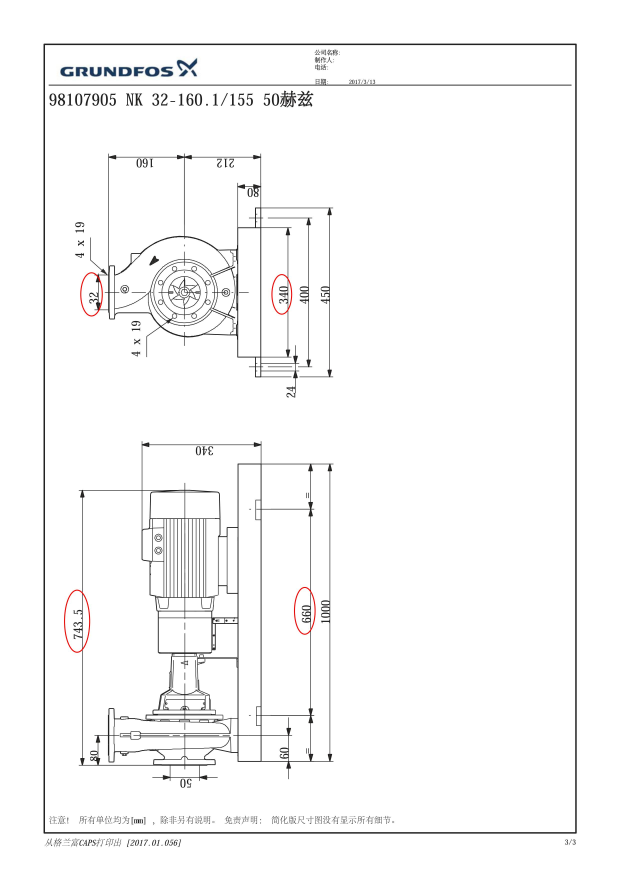
#> input picture 0001.jpg, 2481 x 3509 px (shown at 1/4 size)
$ python main.py
#> lines starting #> are read from the running program, lines starting #| are printed output that depends on the picture
from PIL import Image,ImageDraw,ImageFont

imageFile = "0001.jpg"
im = Image.open(imageFile)
#> im is the input picture: PIL image 2481x3509 RGB; mean R, G, B 248.5, 248.4, 248.4
im = im.transpose(Image.ROTATE_270)
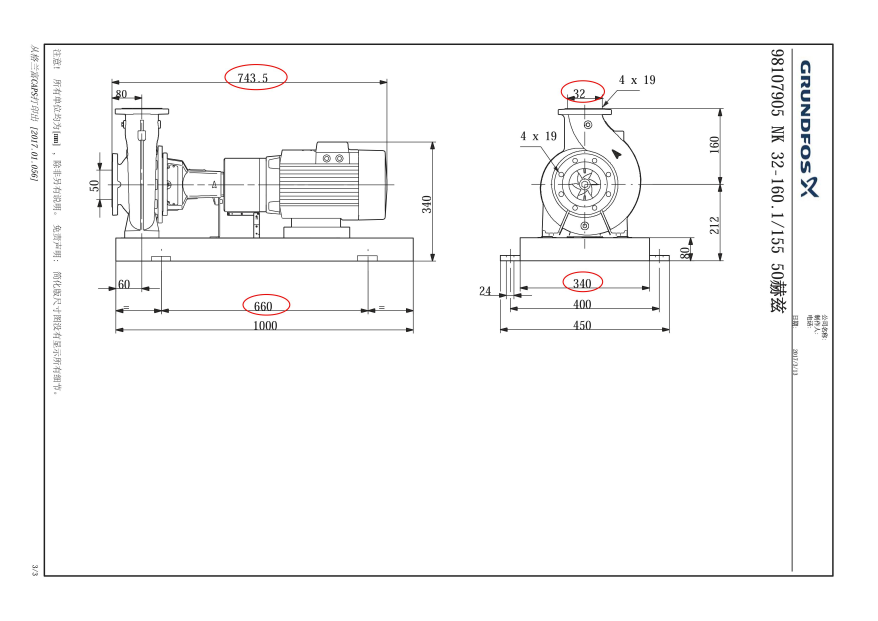
#> im: PIL image 3509x2481 RGB (shown at 1/4 size); mean R, G, B 248.5, 248.4, 248.4

print(im.format, im.size, im.mode)
#| None (3509, 2481) RGB

xsize,ysize = im.size
#> xsize = 3509; ysize = 2481

draw = ImageDraw.Draw(im)
font = ImageFont.truetype("arial.ttf",100)

draw.text((758,365),"jfiejwfofjewf", fill = (128, 0, 128),font=font)
# draw.text((0, 0),"1",(255,255,0))
del draw

im = im.transpose(Image.ROTATE_90)
#> im: PIL image 2481x3509 RGB
im.show()

# im.save("target.jpg")
